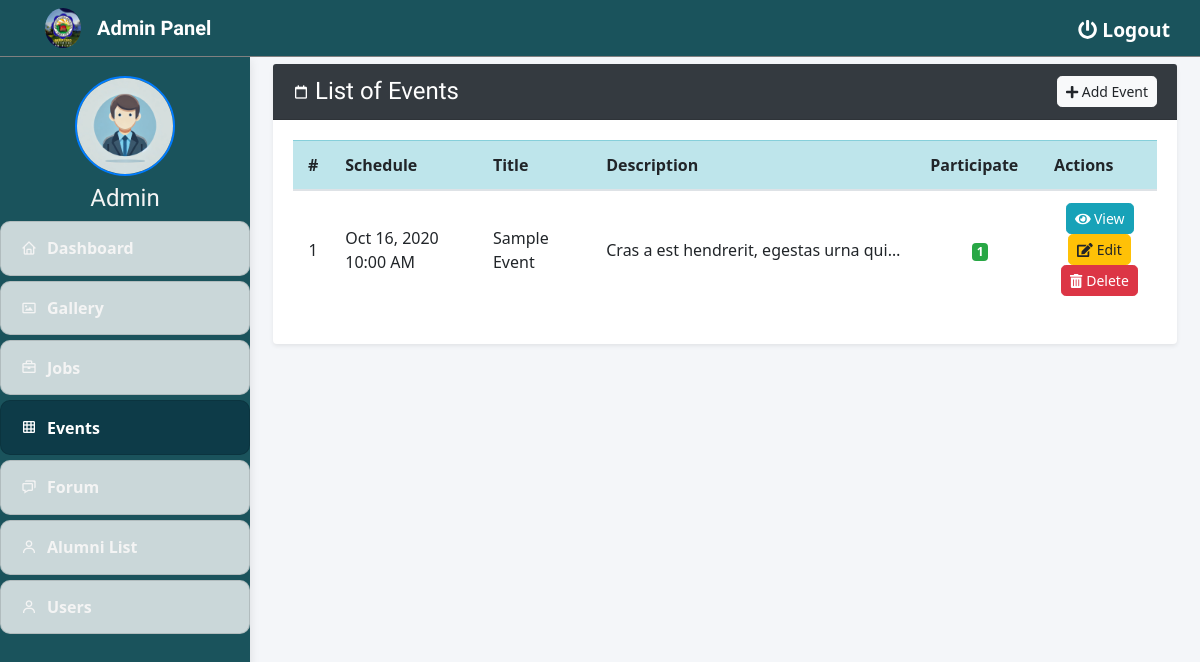
Page /admin/index.php?page=events (signed in) on the earlier database version.
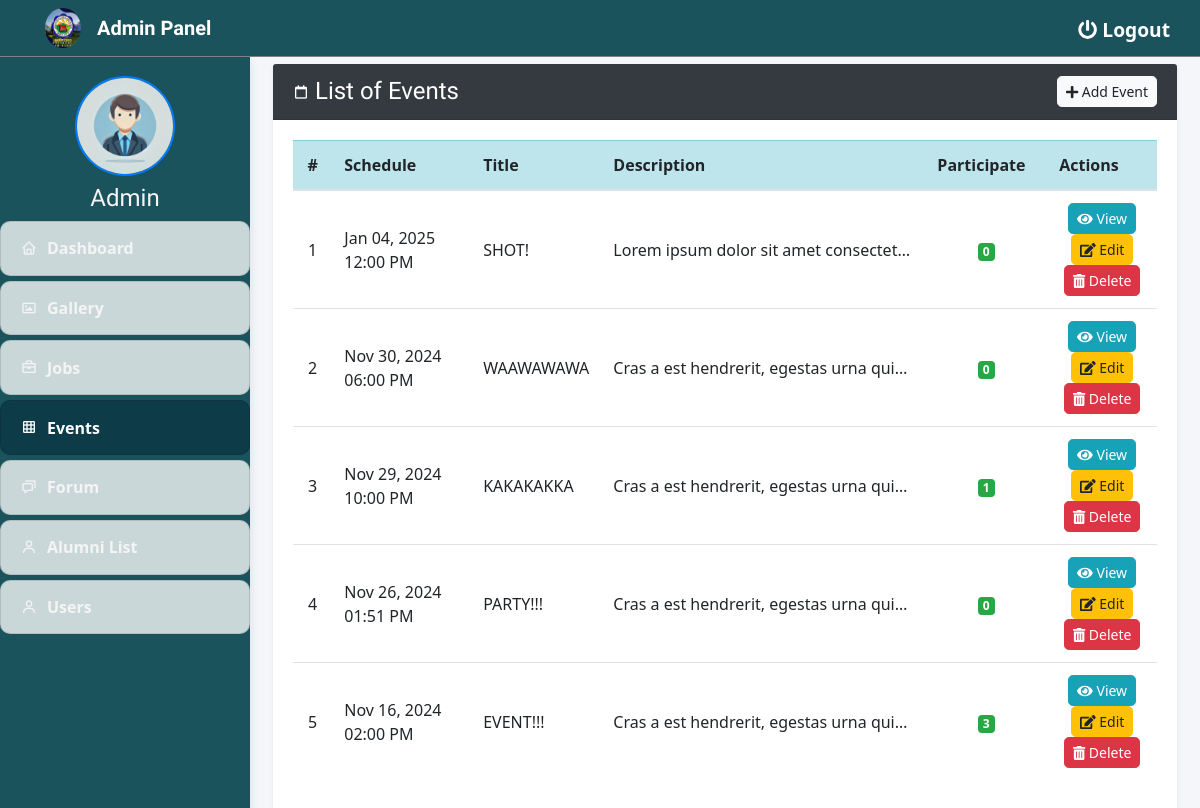
Same page on the later database version.
### tables this page shows
CREATE TABLE `events` (
  `id` int(30) NOT NULL,
  `title` varchar(250) NOT NULL,
  `content` text NOT NULL,
  `schedule` datetime NOT NULL,
  `banner` text NOT NULL,
  `date_created` datetime NOT NULL DEFAULT current_timestamp()
);

### admin/events.php (the view, shortened to what this page needs)
<?php include('db_connect.php'); ?>
<div class="container-fluid">
        <div class="row">
            <div class="col-md-12">
                <div class="card shadow-sm border-0">
                    <div class="card-header bg-dark text-white d-flex justify-content-between align-items-center">
                        <h4 class="mb-0"><i class="bx bx-calendar-alt"></i> List of Events</h4>
                        <a class="btn btn-light btn-sm" href="index.php?page=manage_event" id="new_event">
                            <i class="fas fa-plus"></i> Add Event
                        </a>
                    </div>
                    <div class="card-body">
                        <table class="table table-hover ">
                            <colgroup>
                                <col width="5%">
                                <col width="20%">
                                <col width="15%">
                                <col width="30%">
                                <col width="15%">
                                <col width="15%">
                            </colgroup>
                            <thead class="table-info ">
                                <tr>
                                    <th class="text-center">#</th>
                                    <th>Schedule</th>
                                    <th>Title</th>
                                    <th>Description</th>
                                    <th>Participate</th>
                                    <th>Actions</th>
                                </tr>
                            </thead>
                            <tbody>
                                <?php
                                $i = 1;
                                $events = $conn->query("SELECT * FROM events ORDER BY unix_timestamp(schedule) DESC");
                                while ($row = $events->fetch_assoc()):
                                    $trans = get_html_translation_table(HTML_ENTITIES, ENT_QUOTES);
                                    unset($trans["\""], $trans["<"], $trans[">"], $trans["<h2"]);
                                    $desc = strtr(html_entity_decode($row['content']), $trans);
                                    $desc = str_replace(array("<li>", "</li>"), array("", ","), $desc);
                                    $commits = $conn->query("SELECT * FROM event_commits WHERE event_id = " . $row['id'])->num_rows;
                                ?>
                                <tr>
                                    <td class="text-center"><?php echo $i++; ?></td>
                                    <td>
                                        <p class="mb-0"><?php echo date("M d, Y h:i A", strtotime($row['schedule'])); ?></p>
                                    </td>
                                    <td>
                                        <p class="mb-0"><?php echo ucwords($row['title']); ?></p>
                                    </td>
                                    <td>
                                        <p class="mb-0 text-truncate" style="max-width: 300px;"><?php echo strip_tags($desc); ?></p>
                                    </td>
                                    <td class="text-center">
                                        <span class="badge bg-success text-white"><?php echo $commits; ?></span>
                                    </td>
                                    <td class="text-center">
                                        <button class="btn btn-sm btn-info view_event" type="button" data-id="<?php echo $row['id']; ?>">
                                            <i class="fas fa-eye"></i> View
                                        </button>
                                        <button class="btn btn-sm btn-warning edit_event" type="button" data-id="<?php echo $row['id']; ?>">
                                            <i class="fas fa-edit"></i> Edit
                                        </button>
                                        <button class="btn btn-sm btn-danger delete_event" type="button" data-id="<?php echo $row['id']; ?>">
                                            <i class="fas fa-trash-alt"></i> Delete
                                        </button>
                                    </td>
                                </tr>
                                <?php endwhile; ?>
                            </tbody>
                        </table>
                    </div>
                </div>
            </div>
        </div>
    </div>

Differences in the rows shown:
added events: schedule "Jan 04, 2025 12:00 PM", title "SHOT!", content "Lorem ipsum dolor sit amet consectet…", commits "0"
added events: schedule "Nov 30, 2024 06:00 PM", title "WAAWAWAWA", content "Cras a est hendrerit, egestas urna qui…", commits "0"
added events: schedule "Nov 29, 2024 10:00 PM", title "KAKAKAKKA", content "Cras a est hendrerit, egestas urna qui…", commits "1"
added events: schedule "Nov 26, 2024 01:51 PM", title "PARTY!!!", content "Cras a est hendrerit, egestas urna qui…", commits "0"
changed events: schedule "Oct 16, 2020 10:00 AM" → "Nov 16, 2024 02:00 PM"; title "Sample Event" → "EVENT!!!"; commits "1" → "3"
